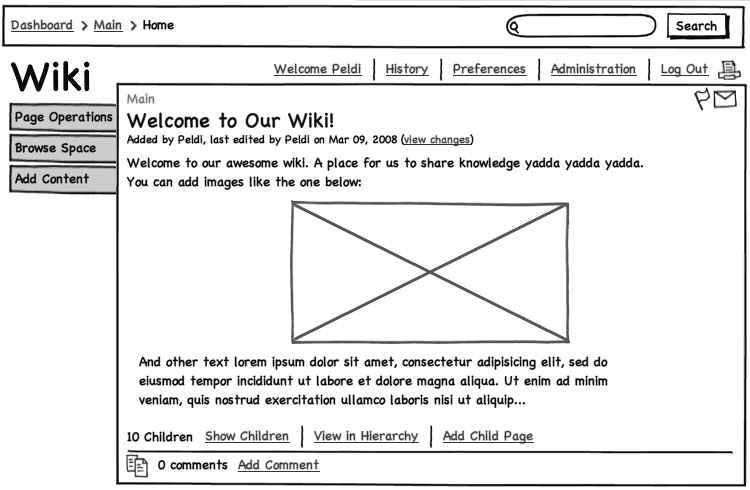
#> input picture images/mockup1.png, 750 x 490 px; its folder holds 3 pictures in this run
$ python generate.py   (older library calls are emulated)
#> lines starting #> are read from the running program, lines starting #| are printed output that depends on the picture
import shutil
import re
import os
import struct
import json
import PIL
from PIL import Image
from urllib.parse import quote_plus
from itertools import cycle

targetDir = "output"

def page_name(imgName):
  pageName = os.path.splitext(imgName)[0]
  pageName = re.sub(r'\s',r'_', pageName)
  pageName = re.sub(r'[\W]+', '', pageName)
  pageName = re.sub(r'__',r'_', pageName)
  pageName = pageName.lower()
  return pageName

def main():
  # remove old files
  if (os.path.isdir(targetDir)):
    shutil.rmtree(targetDir)
    print("Target folder deleted.")

  # create target folder
  os.mkdir(targetDir)
  print("New target folder created.")

  # copy images
  shutil.copytree("images", targetDir+"/i")
  shutil.copyfile("style.css", targetDir+"/style.css")
  os.mkdir(targetDir+"/i/t")
  print("Copied images and CSS.")

  # read image directory and filter out non-images
  fileList = sorted(os.listdir("images"))
  imgList = []
  allowedExtensions = (".jpg", ".png", ".gif", ".bmp", ".jpeg")
  for file in fileList:
    extension = os.path.splitext(file)[1].lower()
    if extension in allowedExtensions:
      imgList.append(file)
  #print(imgList)

  # generate mockup htmls
  # get next element: http://stackoverflow.com/a/2167962/1221212
  running = True
  imgCycle = cycle(imgList)
  nextImg = next(imgCycle)
  prevImage = imgList[-1]
  pageNamePrev = page_name(nextImg)

  while running:
    img, nextImg = nextImg, next(imgCycle)
    if imgList.index(nextImg) == 0:
      running = False

    imageFile = "images/"+img
    pageName = page_name(img)
    pageNameNext = page_name(nextImg)

    extension = os.path.splitext(img)[1].lower()
    im = Image.open(imageFile)
#> im is the input picture: PIL image 750x490 P; min 11, max 255, mean 233.8
    imgHeight = im.size[1] # returns (width, height) tuple
#> imgHeight = 490

    imgURI = "i/"+quote_plus(img);
    htmlContent = ''
    htmlContent += '<!DOCTYPE html><html lang="en">\n'
    htmlContent += '<head>\n'
    htmlContent += '<meta charset="utf-8"><title>'+str(imgList.index(img)+1)+' - '+pageName+'</title>\n'
    htmlContent += '<link rel="stylesheet" href="style.css">\n'
    htmlContent += '</head>\n'
    htmlContent += '<body style="background:url('+imgURI+') top center no-repeat; padding: 0; margin: 0;">\n'
    htmlContent += '<div style="height:'+str(imgHeight)+'px;">\n'
    htmlContent += '<img src="'+imgURI+'" width="1" />\n'
    htmlContent += '</div>\n'
    htmlContent += '<nav><ul>\n'
    htmlContent += '<li><a href="index.html">Home</a></li>\n'
    htmlContent += '<li><a href="'+pageNameNext+'.html">Next</a></li>\n'
    htmlContent += '<li><a href="'+pageNamePrev+'.html">Previous</a></li>\n'
    htmlContent += '</ul></nav>\n'
    htmlContent += '</body>\n'
    htmlContent += '</html>\n'

    pageNamePrev = pageName

    fName = targetDir+"/"+pageName+".html"
    f = open(fName, 'w')
    f.write(htmlContent)
    f.close
    print("Generated "+fName)
#> pass 2 of the loop in main, `while running:`:
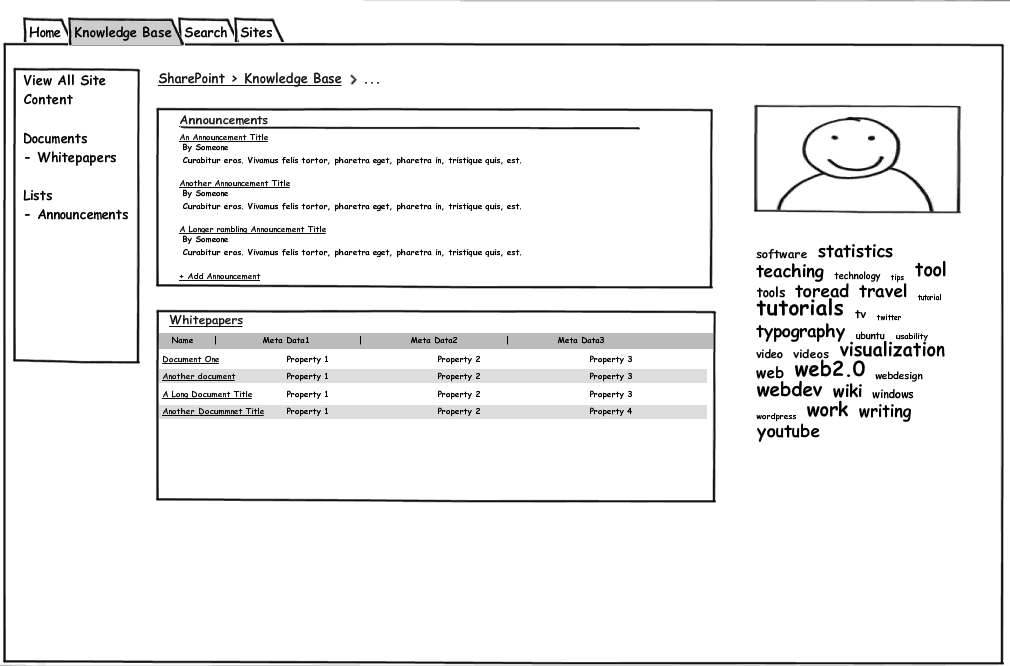
#> input picture images/mockup2.png, 1010 x 666 px
#> in main, im is the input picture: PIL image 1010x666 P; min 0, max 255, mean 240.2
#> pass 3 of the loop in main, `while running:`:
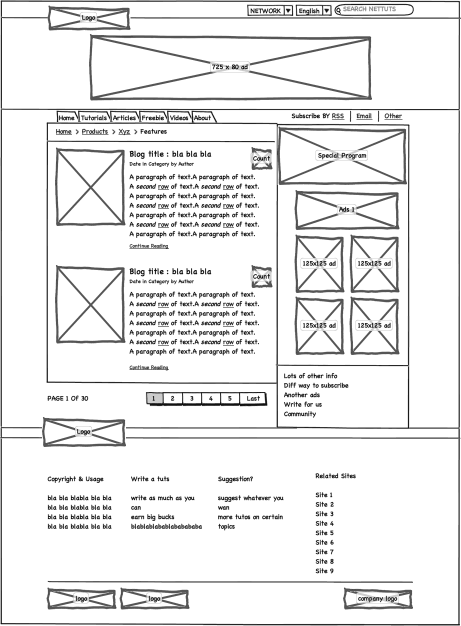
#> input picture images/mockup3.png, 922 x 1251 px (shown at 1/2 size)
#> in main, im is the input picture: PIL image 922x1251 P; min 0, max 255, mean 234.5

  # generate thumbnails http://stackoverflow.com/a/273962/1221212
  thumbSize = 128, 128
  for img in imgList:
    imageFile = "images/"+img
    thumbFile = "output/i/t/"+ os.path.splitext(img)[0]
    try:
      im = Image.open(imageFile)
      im.thumbnail(thumbSize, Image.ANTIALIAS)
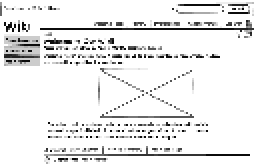
#> im: PIL image 128x84 P (shown 2 times larger); min 11, max 255, mean 234.7
    except IOError:
      print("cannot create thumbnail for '%s'" % infile)
#> pass 2 of the loop in main, `for img in imgList:`:
#> in main, `im.thumbnail(thumbSize, Image.ANTIALIAS)`:
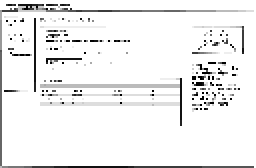
#> im: PIL image 128x84 P (shown 2 times larger); min 0, max 255, mean 239.4
#> pass 3 of the loop in main, `for img in imgList:`:
#> in main, `im.thumbnail(thumbSize, Image.ANTIALIAS)`:
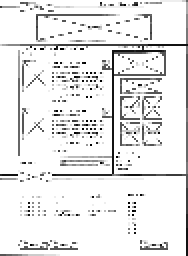
#> im: PIL image 94x128 P (shown 2 times larger); min 0, max 255, mean 233.2

  # generate index
#> (the run stopped early here; a loop or call above may not have finished)
